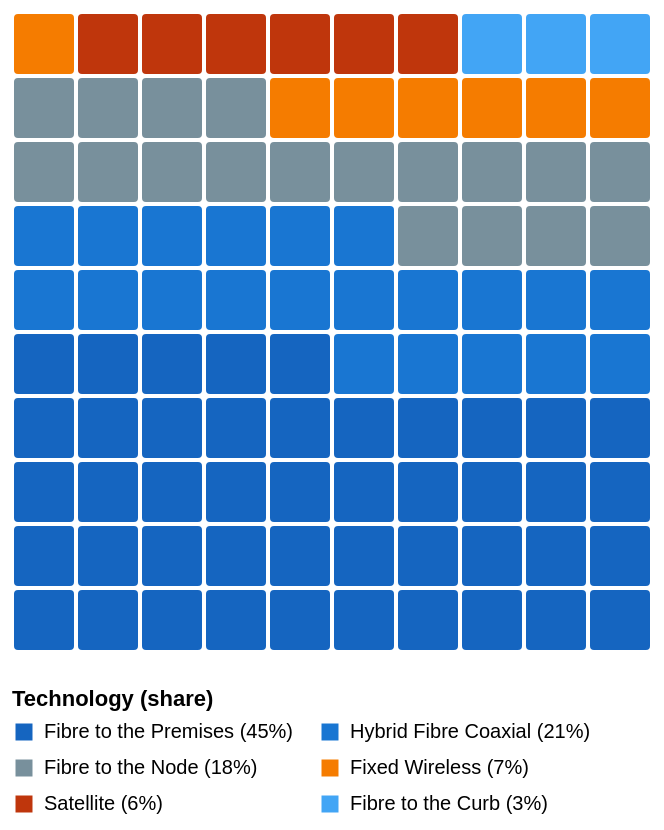

Express this chart as Vega-Lite.
### Vega-Lite specification from a JSON file in a GitHub repository (floating-point values rounded to 4 significant figures)
{"$schema": "https://vega.github.io/schema/vega-lite/v5.json", "description": "Waffle chart: each square represents 1% of the 1,787 ACCC MBA monitored services, coloured by NBN technology type.", "width": 320, "height": 320, "data": {"sequence": {"start": 1, "stop": 101, "as": "i"}}, "transform": [{"calculate": "ceil(datum.i / 10)", "as": "row"}, {"calculate": "((datum.i - 1) % 10) + 1", "as": "col"}, {"calculate": "datum.i <= 45 ? 'Fibre to the Premises (45%)' : datum.i <= 66 ? 'Hybrid Fibre Coaxial (21%)' : datum.i <= 84 ? 'Fibre to the Node (18%)' : datum.i <= 91 ? 'Fixed Wireless (7%)' : datum.i <= 97 ? 'Satellite (6%)' : 'Fibre to the Curb (3%)'", "as": "technology"}], "mark": {"type": "rect", "cornerRadius": 3, "stroke": "white", "strokeWidth": 2}, "encoding": {"x": {"field": "col", "type": "ordinal", "axis": null, "title": null}, "y": {"field": "row", "type": "ordinal", "axis": null, "title": null, "sort": "descending"}, "color": {"field": "technology", "type": "nominal", "scale": {"domain": ["Fibre to the Premises (45%)", "Hybrid Fibre Coaxial (21%)", "Fibre to the Node (18%)", "Fixed Wireless (7%)", "Satellite (6%)", "Fibre to the Curb (3%)"], "range": ["#1565c0", "#1976d2", "#78909c", "#f57c00", "#bf360c", "#42a5f5"]}, "legend": {"title": "Technology (share)", "orient": "bottom", "columns": 2, "labelFontSize": 10}}, "tooltip": [{"field": "technology", "type": "nominal", "title": "Technology"}]}, "config": {"background": "transparent", "view": {"stroke": "transparent"}}}
